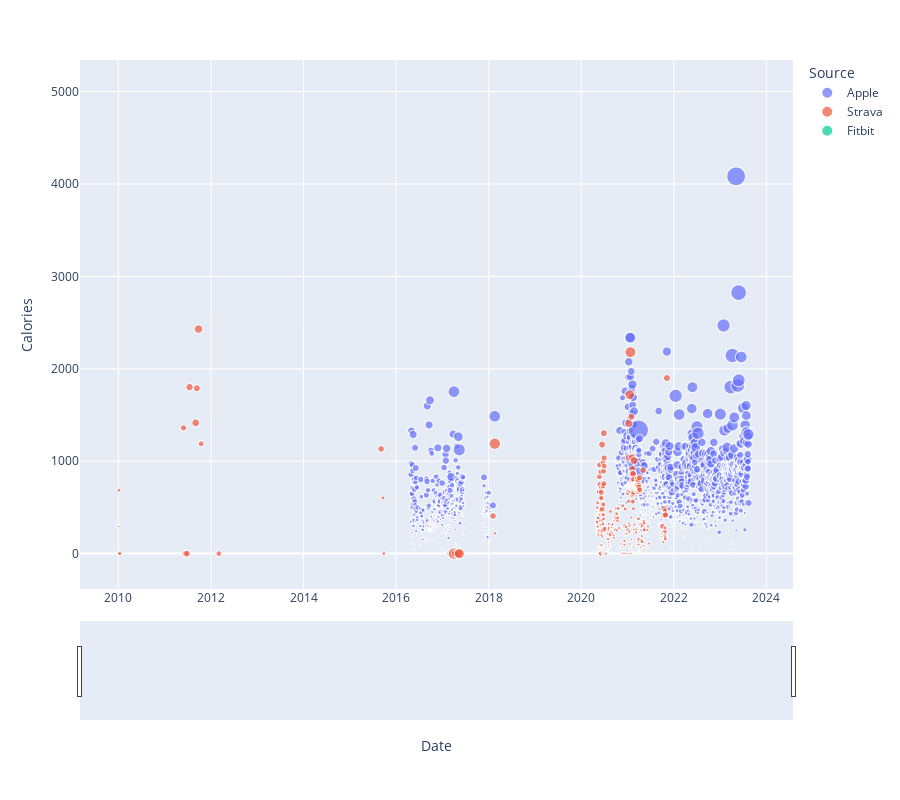

The notebook cell saved with this chart:
### Code cell
fig = px.scatter(merged_df, 
                x='Date', 
                y='Calories',
                size='Duration',
                color='Source',
                height=800)
fig.update_layout(xaxis_rangeslider_visible=True)
fig

### Figure 1 — Plotly figure (JSON) as saved in the notebook; plotly's stock layout.template omitted (floating-point values rounded to 4 significant figures; data arrays with more than 128 entries replaced by an {"elided": "..."} marker saying what was removed)
{"data": [{"hovertemplate": "Source=Apple<br>Date=%{x}<br>Calories=%{y}<br>Duration=%{marker.size}<extra></extra>", "legendgroup": "Apple", "marker": {"color": "#636efa", "size": {"elided": "1456 int values"}, "sizemode": "area", "sizeref": 1.84, "symbol": "circle"}, "mode": "markers", "name": "Apple", "showlegend": true, "type": "scattergl", "x": {"elided": "1456 str values"}, "xaxis": "x", "y": {"elided": "1456 float values"}, "yaxis": "y"}, {"hovertemplate": "Source=Strava<br>Date=%{x}<br>Calories=%{y}<br>Duration=%{marker.size}<extra></extra>", "legendgroup": "Strava", "marker": {"color": "#EF553B", "size": {"elided": "372 float values"}, "sizemode": "area", "sizeref": 1.84, "symbol": "circle"}, "mode": "markers", "name": "Strava", "showlegend": true, "type": "scattergl", "x": {"elided": "372 str values"}, "xaxis": "x", "y": {"elided": "372 float values"}, "yaxis": "y"}, {"hovertemplate": "Source=Fitbit<br>Date=%{x}<br>Calories=%{y}<br>Duration=%{marker.size}<extra></extra>", "legendgroup": "Fitbit", "marker": {"color": "#00cc96", "size": {"elided": "3498 int values"}, "sizemode": "area", "sizeref": 1.84, "symbol": "circle"}, "mode": "markers", "name": "Fitbit", "showlegend": true, "type": "scattergl", "x": {"elided": "3498 str values"}, "xaxis": "x", "y": {"elided": "3498 float values"}, "yaxis": "y"}], "layout": {"height": 800, "legend": {"itemsizing": "constant", "title": {"text": "Source"}, "tracegroupgap": 0}, "margin": {"t": 60}, "xaxis": {"anchor": "y", "domain": [0, 1], "rangeslider": {"visible": true}, "title": {"text": "Date"}}, "yaxis": {"anchor": "x", "domain": [0, 1], "title": {"text": "Calories"}}}}
